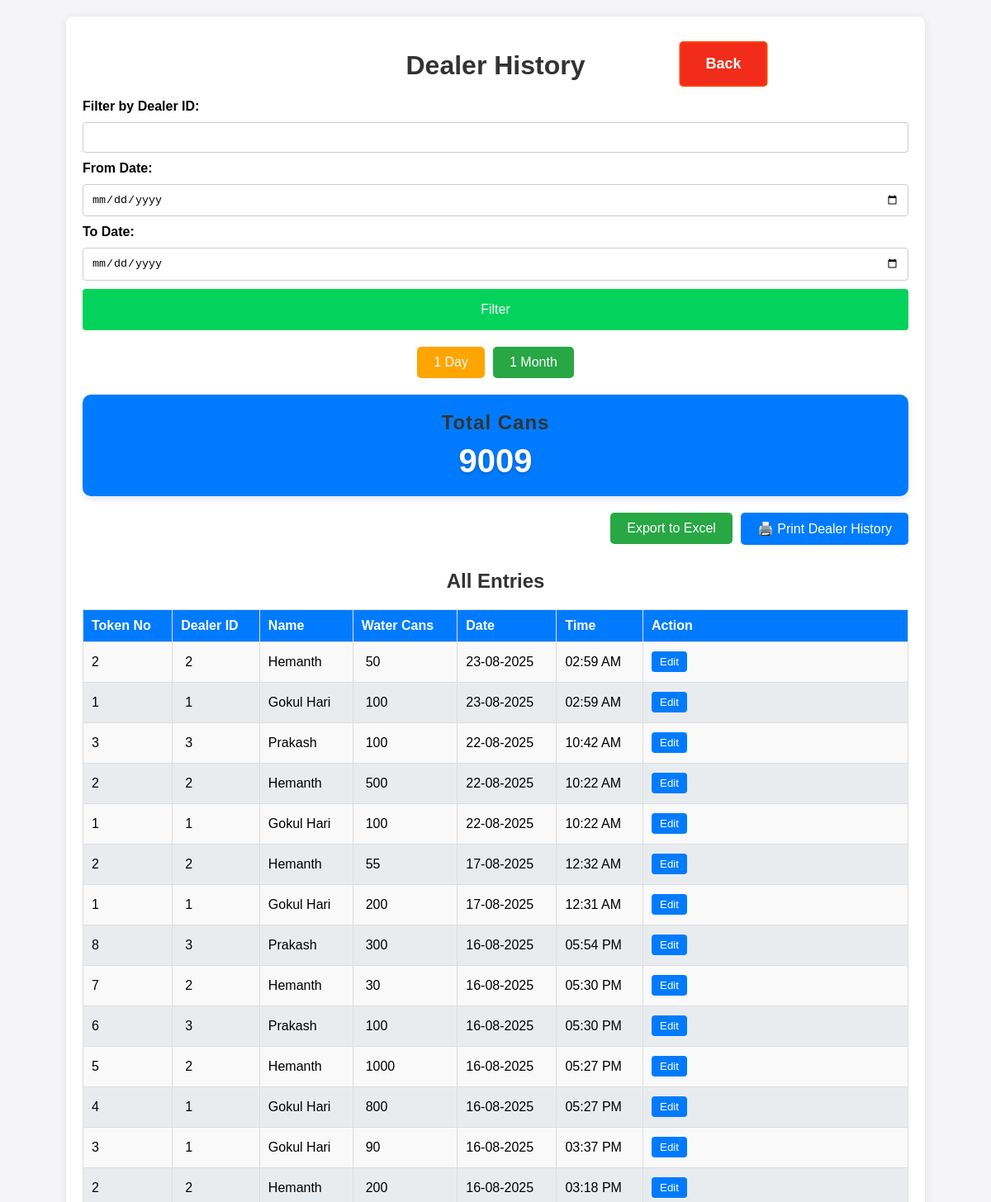
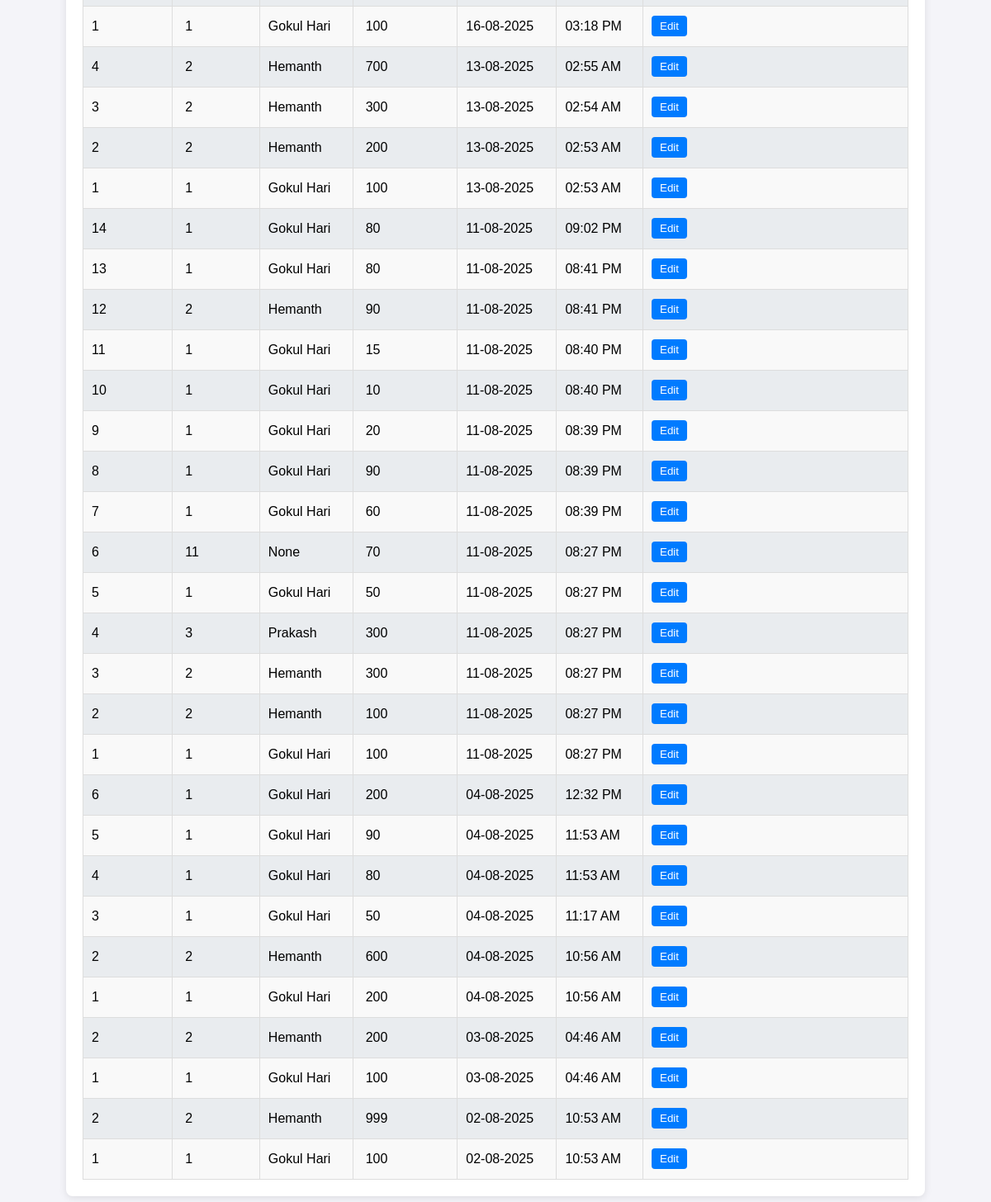
Screenshot of /history?filter_type=1-month (signed in) with the database file from the repository (2 pictures, top to bottom).
### app.py (models this page shows, shortened)
class Dealer_details(db.Model):
    id = db.Column(db.Integer, primary_key=True)
    dealer_id = db.Column(db.String(100), nullable=False, unique=True)
    name = db.Column(db.String(100), nullable=False)
    mobile = db.Column(db.String(15), nullable=False)
    address = db.Column(db.String(400), nullable=True)
    aadhaar_file = db.Column(db.String(400))  # Path to Aadhaar copy
    photo_file = db.Column(db.String(400))

class Dealer(db.Model):
    id = db.Column(db.Integer, primary_key=True)
    dealer_id = db.Column(db.String(100), nullable=False)
    water_can_count = db.Column(db.Integer, nullable=False)
    timestamp = db.Column(db.DateTime, default=datetime.now)
    token_id = db.Column(db.Integer, nullable=False)  # Daily resetting token ID
    @property
    def formatted_date(self):
        return self.timestamp.strftime("%d-%m-%Y")  # Format the date
    @property
    def formatted_time(self):
        return self.timestamp.strftime("%I:%M %p")  # Format the time in 12-hour format

### app.py (the view)
@app.route('/history', methods=['GET'])
def history(msg=None):
    if 'user' not in session:
        return redirect(url_for("login"))
    filtered_data, filter_type = get_filtered_data(request)
    dealer_id_filter = request.args.get('dealer_id', '')  # Default is an empty string
    date_from = request.args.get('date_from', '')
    date_to = request.args.get('date_to', '')
    total_cans = sum(dealer.water_can_count for dealer, dealer_name in filtered_data)
    return render_template('history.html', data=filtered_data,
                            dealer_id=dealer_id_filter,
                            date_from=date_from,
                            date_to=date_to,
                            total_cans=total_cans,
                            filter_type=filter_type,
                            msg=msg)

### templates/history.html (shortened to what this page needs)
<!DOCTYPE html>
<html lang="en">
<head>
    <link rel="stylesheet" href="/static/styles.css">
</head>
<body>
    <div class="container history_container">
        <h1>Dealer History</h1>
        <form method="GET" class="form">
            <label for="dealer_id">Filter by Dealer ID:</label>
            <input type="text" id="dealer_id" name="dealer_id" value="{{ dealer_id }}">
            <label for="date_from">From Date:</label>
            <input type="date" id="date_from" name="date_from" value="{{ date_from }}">
            <label for="date_to">To Date:</label>
            <input type="date" id="date_to" name="date_to" value="{{ date_to }}">
            <button type="submit" name="filter_button" value="submit" class="btn">Filter</button>
        </form>
        <div class="filter-buttons hide-on-print">
            <a href="/history?filter_type=1-day" class="filter-button {{ 'active' if filter_type == '1-day' else '' }}">1 Day</a>
            <a href="/history?filter_type=1-month" class="filter-button {{ 'active' if filter_type == '1-month' else '' }}">1 Month</a>
        </div>
         <div class="total-cans-card">
            <h2>Total Cans</h2>
            <div class="total-cans-number">{{ total_cans }}</div>
        </div>
        <div class="export-options hide-on-print">
            <form action="/export" method="get">
                <button type="submit" class="export-button">Export to Excel</button>
            </form>
            <div style="text-align: right; margin-bottom: 10px;">
                <button class="print_btn" onclick="window.print()">
                    🖨️ Print Dealer History
                </button>
            </div>
        </div>
        <a href="/" class="back">Back</a>
        <h2>All Entries</h2>
        <table class="history_data">
            <thead>
                <tr>
                    <th>Token No</th>
                    <th>Dealer ID</th>
                    <th>Name</th>
                    <th>Water Cans</th>
                    <th>Date</th>
                    <th>Time</th>
                    <th class="history_action">Action</th>
                </tr>
            </thead>
            <tbody>
                {% for dealer, dealer_name in data %}
                <tr>
                    <td>{{ dealer.token_id }}</td>
                    <td><input type="text" id="dealer_id_{{ dealer.id }}" value="{{ dealer.dealer_id }}" readonly></td>
                    <td>{{ dealer_name }}</td>
                    <td><input type="number" id="water_can_{{ dealer.id }}" value="{{ dealer.water_can_count }}" readonly></td>
                    <td>{{ dealer.formatted_date }}</td>
                    <td>{{ dealer.formatted_time }}</td>
                    <td>
                        <button class="edit" onclick="enableEdit({{ dealer.id }})">Edit</button>
                    </td>
                </tr>
                {% endfor %}
            </tbody>
        </table>
    </div>
</body>
</html>

### static/styles.css (style rules this page uses)
body { font-family: Arial, sans-serif; background-color: #f4f4f9; margin: 0; padding: 0; }
.container { max-width: 800px; margin: 20px auto; background: #fff; padding: 20px; border-radius: 8px; box-shadow: 0 2px 10px rgba(0, 0, 0, 0.1); }
.history_container { max-width: 1000px; }
h1, h2 { color: #333; text-align: center; }
.form { display: flex; flex-direction: column; gap: 10px; margin-bottom: 20px; }
.form label { font-weight: bold; }
.form input { padding: 10px; border: 1px solid #ccc; border-radius: 4px; }
.btn { background-color: #03d35a; color: #fff; border: none; padding: 10px; border-radius: 4px; cursor: pointer; font-size: medium; height: 50px; }
table { width: 100%; border-collapse: collapse; margin-top: 10px; }
.filter-buttons { display: flex; justify-content: center; gap: 10px; margin-bottom: 20px; }
.filter-buttons .filter-button { all: unset; padding: 10px 20px; text-decoration: none; background-color: #ffa502; color: #fff; border-radius: 5px; transition: background-color 0.2s, transform 0.2s; }
.filter-buttons .active { background-color: #28a745; color: #fff; border-color: #28a745; }
.total-cans-card { display: flex; flex-direction: column; align-items: center; justify-content: center; background-color: #007bff; color: #fff; border-radius: 10px; padding: 20px; box-shadow: 0 4px 8px rgba(0, 0, 0, 0.1); margin-bottom: 20px; text-align: center; }
.total-cans-card h2 { margin: 0; font-size: 1.5rem; font-weight: 600; letter-spacing: 1px; }
.total-cans-card .total-cans-number { margin-top: 10px; font-size: 2.5rem; font-weight: bold; text-shadow: 0 2px 4px rgba(0, 0, 0, 0.2); }
h2 { text-align: center; margin-bottom: 20px; }
table th, table td { padding: 10px; border: 1px solid #ddd; text-align: left; }
table th { background-color: #007bff; color: white; }
table tbody tr:nth-child(odd) { background-color: #f9f9f9; }
table tbody tr:nth-child(even) { background-color: #e9ecef; }
a { display: inline-block; padding: 15px 30px; font-size: 18px; font-weight: bold; text-align: center; text-decoration: none; background-color: #007bff; color: white; border-radius: 5px; border: 2px solid #007bff; transition: all 0.3s ease; position: absolute; left: 50%; transform: translateX(-50%); transition: transform 0.2s, background-color 0.2s; }
.back { background-color: #f22c1a; border: 2px solid #ff4000; top: 50px; left: 73%; }
.history_data input[readonly], .dealer_accounts input[readonly] { background-color: transparent; border: none; font-size: 16px; }
.history_data input, .dealer_accounts input { width: 50px; padding: 5px; font-size: 16px; }
.history_data button, .dealer_accounts button { background-color: #03d35a; color: white; padding: 5px 10px; border: none; cursor: pointer; border-radius: 4px; }
.history_data .edit { background-color: #007bff; }
.history_data .history_action { width: 300px; }
.export-options { display: flex; justify-content: right; gap: 10px; margin-bottom: 20px; }
.export-options .export-button { all: unset; background-color: #28a745; color: white; cursor: pointer; padding: 10px 20px; text-decoration: none; border-radius: 5px; transition: background-color 0.2s, transform 0.2s; }
.print_btn { all: unset; background-color: #007bff; color: white; cursor: pointer; padding: 10px 20px; text-decoration: none; border-radius: 5px; transition: background-color 0.2s, transform 0.2s; }

### rows the page displays
Dealer_details: token_id "2", dealer_id "2", name "Hemanth", water_can_count "50", formatted_date "23-08-2025", formatted_time "02:59 AM", water_can_count "500", formatted_date "22-08-2025", formatted_time "10:22 AM", water_can_count "55", formatted_date "17-08-2025", formatted_time "12:32 AM", token_id "7", water_can_count "30", formatted_date "16-08-2025", formatted_time "05:30 PM", token_id "5", water_can_count "1000", formatted_time "05:27 PM", water_can_count "200", formatted_time "03:18 PM", token_id "4", water_can_count "700", formatted_date "13-08-2025", formatted_time "02:55 AM", token_id "3", water_can_count "300", formatted_time "02:54 AM", formatted_time "02:53 AM", token_id "12", water_can_count "90", formatted_date "11-08-2025", formatted_time "08:41 PM", formatted_time "08:27 PM", water_can_count "100", water_can_count "600", formatted_date "04-08-2025", formatted_time "10:56 AM", formatted_date "03-08-2025", formatted_time "04:46 AM", water_can_count "999", formatted_date "02-08-2025", formatted_time "10:53 AM"
Dealer_details: token_id "1", dealer_id "1", name "Gokul Hari", water_can_count "100", formatted_date "23-08-2025", formatted_time "02:59 AM", formatted_date "22-08-2025", formatted_time "10:22 AM", water_can_count "200", formatted_date "17-08-2025", formatted_time "12:31 AM", token_id "4", water_can_count "800", formatted_date "16-08-2025", formatted_time "05:27 PM", token_id "3", water_can_count "90", formatted_time "03:37 PM", formatted_time "03:18 PM", formatted_date "13-08-2025", formatted_time "02:53 AM", token_id "14", water_can_count "80", formatted_date "11-08-2025", formatted_time "09:02 PM", token_id "13", formatted_time "08:41 PM", token_id "11", water_can_count "15", formatted_time "08:40 PM", token_id "10", water_can_count "10", token_id "9", water_can_count "20", formatted_time "08:39 PM", token_id "8", token_id "7", water_can_count "60", token_id "5", water_can_count "50", formatted_time "08:27 PM", token_id "6", formatted_date "04-08-2025", formatted_time "12:32 PM", formatted_time "11:53 AM", formatted_time "11:17 AM", formatted_time "10:56 AM", formatted_date "03-08-2025", formatted_time "04:46 AM", formatted_date "02-08-2025", formatted_time "10:53 AM"
Dealer_details: token_id "3", dealer_id "3", name "Prakash", water_can_count "100", formatted_date "22-08-2025", formatted_time "10:42 AM", token_id "8", water_can_count "300", formatted_date "16-08-2025", formatted_time "05:54 PM", token_id "6", formatted_time "05:30 PM", token_id "4", formatted_date "11-08-2025", formatted_time "08:27 PM"
Dealer: token_id "6", dealer_id "11", dealer_name "None", water_can_count "70", formatted_date "11-08-2025", formatted_time "08:27 PM"

### other values shown
{{ total_cans }} "9009"
